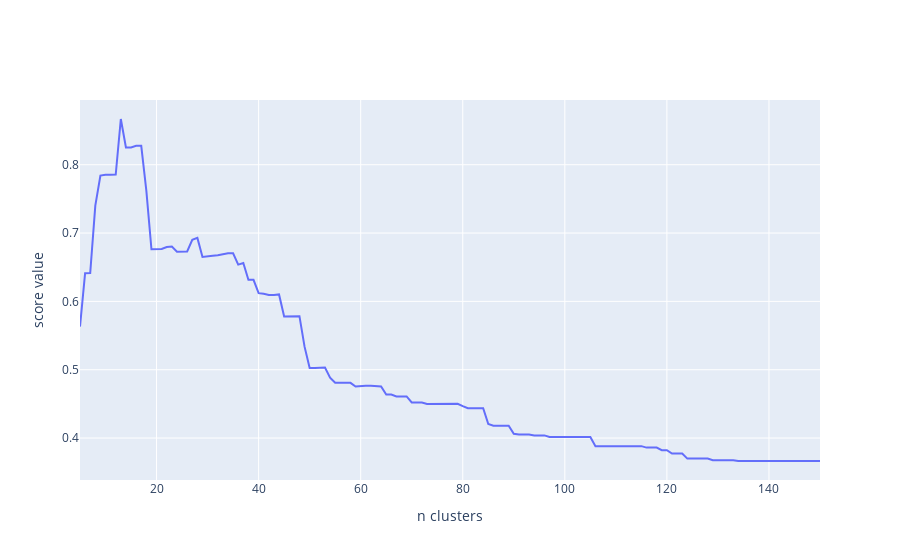
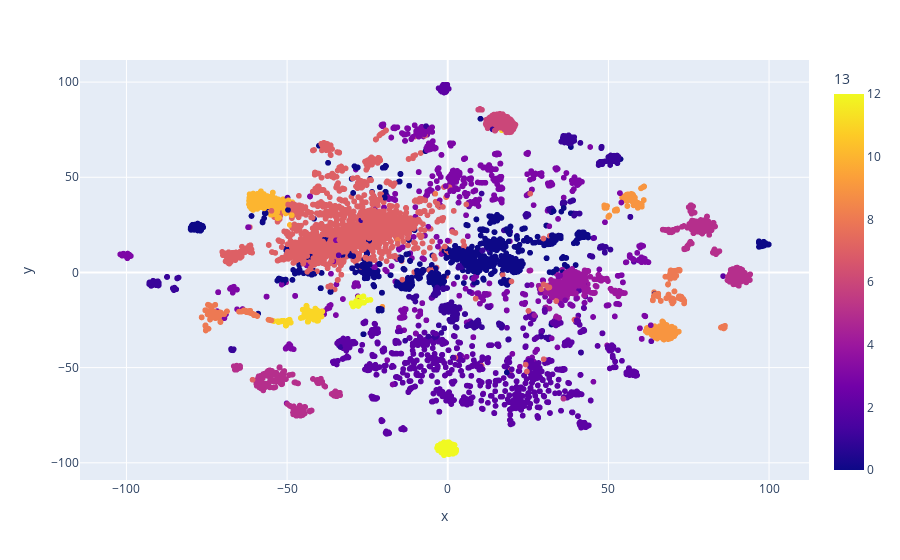
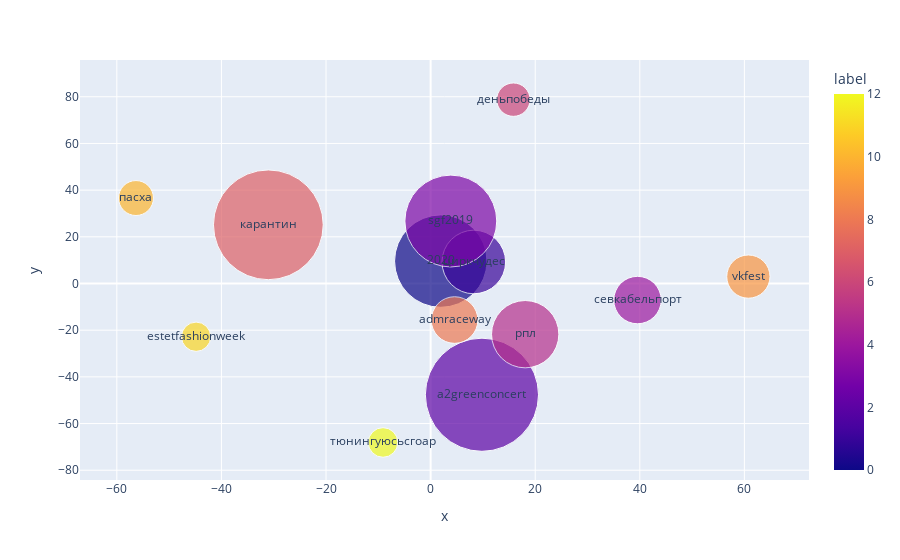
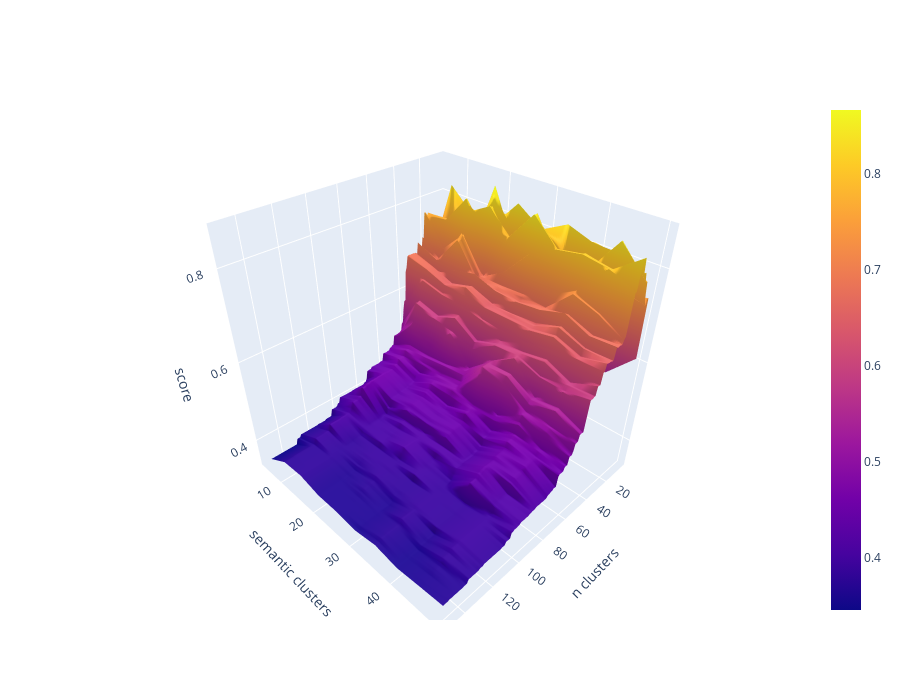

These figures' notebook cell, in order:
### Code cell
best = tools.find_best_semantic_score(n_top, TMP_PATH, 'scores_ag.csv', 'f1')
print(best)

path = f'{TMP_PATH}{best["n_semantic"]}/'
df = tools.read_events(path + 'df_ag.csv')
scores = pd.read_csv(path + 'scores_ag.csv')

tools.plot_score(scores, 'f1').show()
tools.plot_events(df, best['n_clusters']).show()
centroids = tools.calc_centroids(df, best['n_clusters'])
fig, _ = tools.plot_centroids(centroids, size_max=80, size_text_tags=1)
fig.show()

tools.plot_scores_3d(n_top, n_clusters, TMP_PATH, 'scores_ag.csv', 'f1')

### Figure 1 — Plotly figure (JSON) as saved in the notebook; plotly's stock layout.template omitted (floating-point values rounded to 4 significant figures; data arrays with more than 128 entries replaced by an {"elided": "..."} marker saying what was removed)
{"data": [{"name": "f1", "type": "scatter", "x": {"elided": "146 int values"}, "y": {"elided": "146 float values"}}], "layout": {"xaxis": {"title": {"text": "n clusters"}}, "yaxis": {"title": {"text": "score value"}}}}

### Figure 2 — Plotly figure (JSON) as saved in the notebook; plotly's stock layout.template omitted (floating-point values rounded to 4 significant figures; data arrays with more than 128 entries replaced by an {"elided": "..."} marker saying what was removed)
{"data": [{"hovertemplate": "<b>%{hovertext}</b><br><br>x=%{x}<br>y=%{y}<br>13=%{marker.color}<extra></extra>", "hovertext": {"elided": "10202 str values"}, "legendgroup": "", "marker": {"color": {"elided": "10202 int values"}, "coloraxis": "coloraxis", "symbol": "circle"}, "mode": "markers", "name": "", "showlegend": false, "type": "scattergl", "x": {"elided": "10202 float values"}, "xaxis": "x", "y": {"elided": "10202 float values"}, "yaxis": "y"}], "layout": {"coloraxis": {"colorbar": {"title": {"text": "13"}}, "colorscale": [[0, "#0d0887"], [0.1111, "#46039f"], [0.2222, "#7201a8"], [0.3333, "#9c179e"], [0.4444, "#bd3786"], [0.5556, "#d8576b"], [0.6667, "#ed7953"], [0.7778, "#fb9f3a"], [0.8889, "#fdca26"], [1, "#f0f921"]]}, "legend": {"tracegroupgap": 0}, "margin": {"t": 60}, "xaxis": {"anchor": "y", "domain": [0, 1], "title": {"text": "x"}}, "yaxis": {"anchor": "x", "domain": [0, 1], "title": {"text": "y"}}}}

### Figure 3 — Plotly figure (JSON) as saved in the notebook; plotly's stock layout.template omitted (floating-point values rounded to 4 significant figures)
{"data": [{"hovertemplate": "<b>%{hovertext}</b><br><br>x=%{x}<br>y=%{y}<br>size=%{marker.size}<br>text=%{text}<br>label=%{marker.color}<extra></extra>", "hovertext": ["2020<br>новыйгод<br>новыйгод2020<br>сновымгодом<br>happynewyear<br>манежнаяплощадь<br>8марта<br>сидимдома<br>карантин<br>newyear2020<br>самоизоляция<br>путешествиеврождество<br>годкрысы<br>зима2020<br>сновымгодом2020", "циркчудес<br>щелкунчикплющенко<br>фейерверк<br>садэрмитаж<br>кругсвета<br>fireworks<br>кругсвета2019<br>ледовоешоу<br>плющенко<br>гребнойканал<br>@wonder<br>2019<br>@plushenkoofficial<br>@rudkovskayaofficial<br>lightfest", "a2greenconcert<br>ледовый<br>юбилейный<br>a2<br>icepalace<br>севкабельпорт<br>димабилан<br>билан<br>а2<br>@bilanofficial<br>скюбилейный<br>крокусситихолл<br>2020<br>севкабель<br>radiorecord", "sgf2019<br>synergyglobalforum<br>интершарм2019<br>@oskar_hartmann<br>синергия<br>intercharm2019<br>synergy<br>интершарм<br>газпромарена<br>@schwarzenegger<br>synergyglobalforum2019<br>forum<br>бизнесфорум<br>sgf<br>крокусэкспо", "севкабельпорт<br>севкабель<br>sevkabelport<br>@sevcableport<br>портсевкабель<br>sevkabel<br>sevcabelport<br>маркетуморя<br>катокуморя<br>sevcableport<br>лето2019<br>port<br>originalmeet<br>originalmeet2019<br>онипожратьлюбят", "рпл<br>газпромарена<br>кхл<br>спартакмосква<br>spartak<br>spartakmoscow<br>краснобелые<br>@zenit_spb<br>khl<br>fcsm<br>hcska<br>фкзенит<br>открытиеарена<br>впередспартак<br>красносинийсамыйсильный", "деньпобеды<br>9мая<br>9мая2019<br>деньпобеды2019<br>бессмертныйполк<br>сднемпобеды<br>спасибодедузапобеду<br>великаяпобеда<br>victoryday<br>май<br>япомнюягоржусь<br>никтонезабытничтонезабыто<br>никтонезабыт<br>9may<br>парадпобеды", "карантин<br>сидимдома<br>самоизоляция<br>оставайтесьдома<br>коронавирус<br>stayhome<br>2020<br>лучшедома<br>пандемия<br>covid19<br>весна2020<br>сидидома<br>вирус<br>оставайсядома<br>короновирус", "admraceway<br>алабино<br>rds<br>дрифт<br>2019<br>мотовесна2019<br>мотовесна<br>rdsgp<br>гонкагероев<br>мотовыставка<br>мячково<br>redbull<br>лигагероев<br>@admraceway<br>drifting", "vkfest<br>vkfest5<br>vkfest2019<br>вкфест<br>@vk_fest<br>вкфест2019<br>comiccon<br>comicconrussia<br>вкфест5<br>комиккон<br>comiccon2019<br>cosplay<br>comicconrussia2019<br>лето2019<br>косплей", "пасха<br>христосвоскресе<br>пасха2020<br>сидимдома<br>самоизоляция<br>пасхальныйкулич<br>карантин<br>пасхальныйдекор<br>куличи<br>пасхальныеяйца<br>светлаяпасха<br>оставайтесьдома<br>easter<br>христосвоскрес<br>воистинувоскресе", "estetfashionweek<br>estetfw<br>estetfashionweek2019<br>estet<br>ювелирныйдомэстет<br>неделямоды<br>@estetfw<br>эстет<br>efw<br>показмод<br>estetfw2019<br>неделямодывмоскве2019<br>показ<br>подиум<br>efw2019", "тюнингуюсьсгоар<br>@goaravetisyan_beauty<br>@akobir_ashurkulovich<br>@goar_avetisyan<br>гоараветисян<br>@aidapetoyan<br>@mary_arutyunova<br>goar_avetisyan<br>@katerina_kosik<br>наталинамуарафон<br>goaravetisyan<br>natalinamua<br>@natalinamua<br>марафонгоар<br>небледно"], "legendgroup": "", "marker": {"color": [0, 1, 2, 3, 4, 5, 6, 7, 8, 9, 10, 11, 12], "coloraxis": "coloraxis", "size": [1434, 679, 2149, 1417, 378, 761, 187, 2022, 365, 314, 205, 144, 147], "sizemode": "area", "sizeref": 0.3358, "symbol": "circle"}, "mode": "markers+text", "name": "", "showlegend": false, "text": ["2020", "циркчудес", "a2greenconcert", "sgf2019", "севкабельпорт", "рпл", "деньпобеды", "карантин", "admraceway", "vkfest", "пасха", "estetfashionweek", "тюнингуюсьсгоар"], "type": "scatter", "x": [1.944, 8.26, 9.815, 3.863, 39.56, 18.09, 15.83, -31.03, 4.583, 60.76, -56.34, -44.84, -9.1], "xaxis": "x", "y": [9.601, 9.221, -47.67, 26.76, -7.09, -21.72, 78.77, 25.15, -15.66, 2.961, 36.62, -22.8, -68.1], "yaxis": "y"}], "layout": {"coloraxis": {"colorbar": {"title": {"text": "label"}}, "colorscale": [[0, "#0d0887"], [0.1111, "#46039f"], [0.2222, "#7201a8"], [0.3333, "#9c179e"], [0.4444, "#bd3786"], [0.5556, "#d8576b"], [0.6667, "#ed7953"], [0.7778, "#fb9f3a"], [0.8889, "#fdca26"], [1, "#f0f921"]]}, "legend": {"itemsizing": "constant", "tracegroupgap": 0}, "margin": {"t": 60}, "xaxis": {"anchor": "y", "domain": [0, 1], "title": {"text": "x"}}, "yaxis": {"anchor": "x", "domain": [0, 1], "title": {"text": "y"}}}}

### Figure 4 — Plotly figure (JSON) as saved in the notebook; plotly's stock layout.template omitted (floating-point values rounded to 4 significant figures; data arrays with more than 128 entries replaced by an {"elided": "..."} marker saying what was removed)
{"data": [{"type": "surface", "x": {"elided": "146 int values"}, "y": [5, 10, 15, 20, 25, 30, 35, 40, 45, 50], "z": {"elided": "10x146 float values"}}], "layout": {"height": 700, "scene": {"xaxis": {"title": {"text": "n clusters"}}, "yaxis": {"title": {"text": "semantic clusters"}}, "zaxis": {"title": {"text": "score"}}}, "title": {"text": ""}}}
